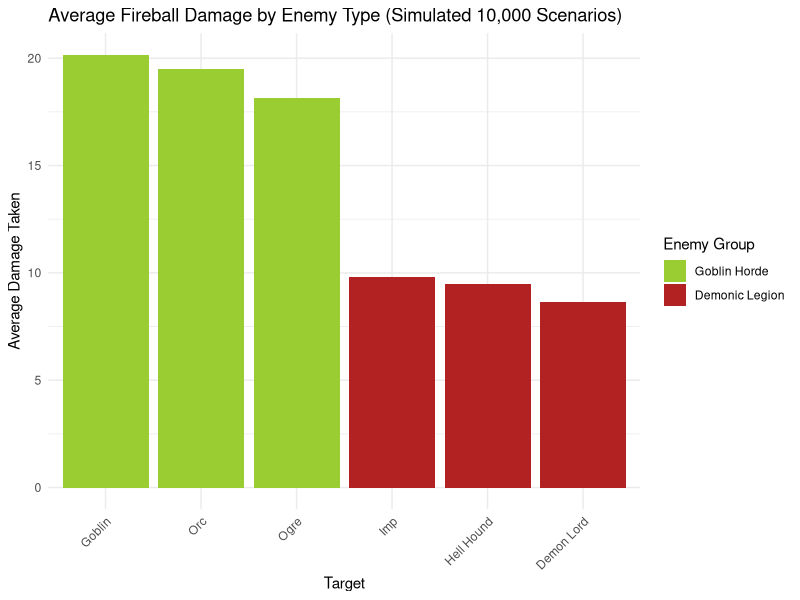
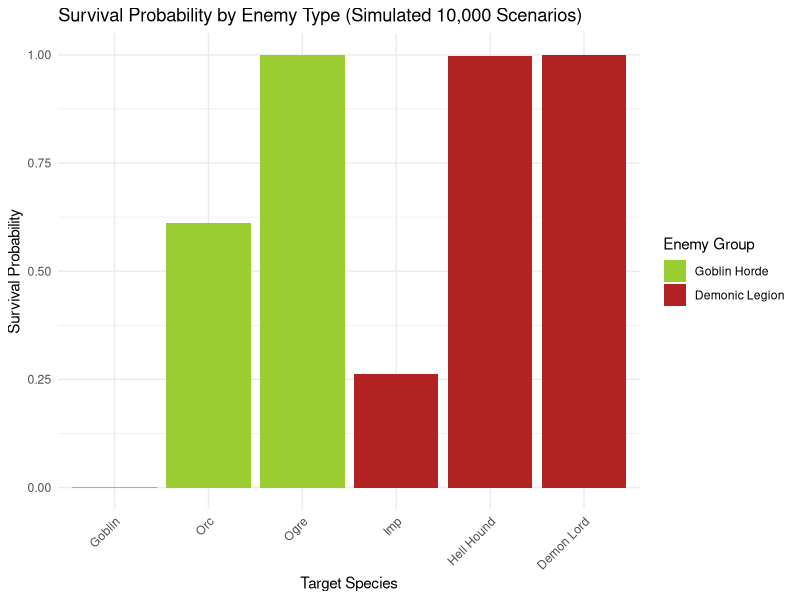
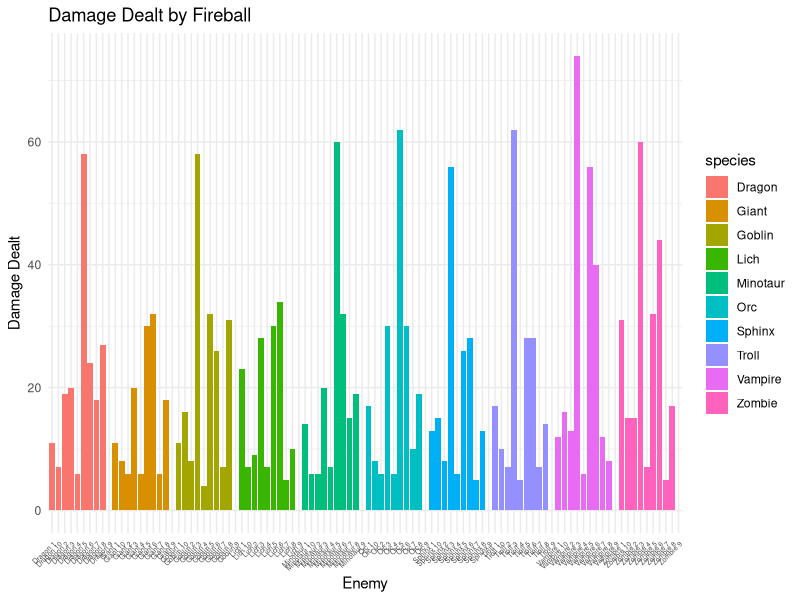
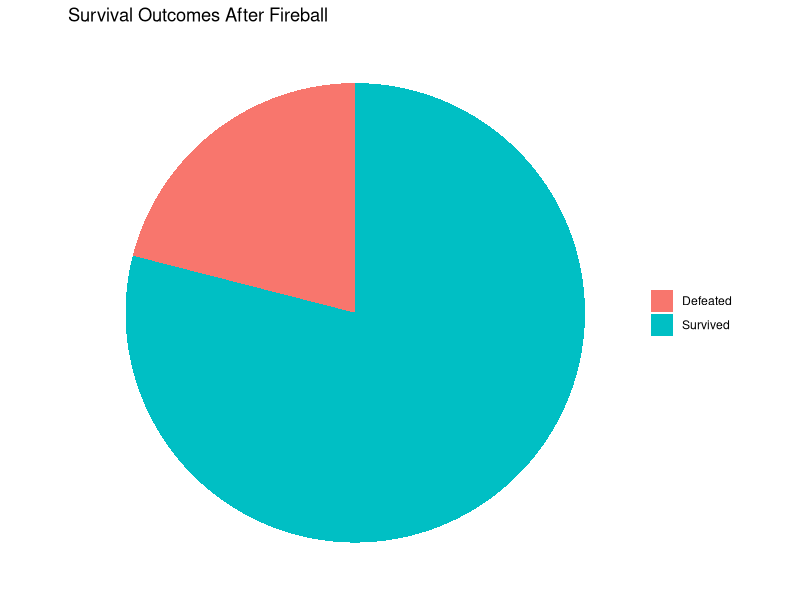
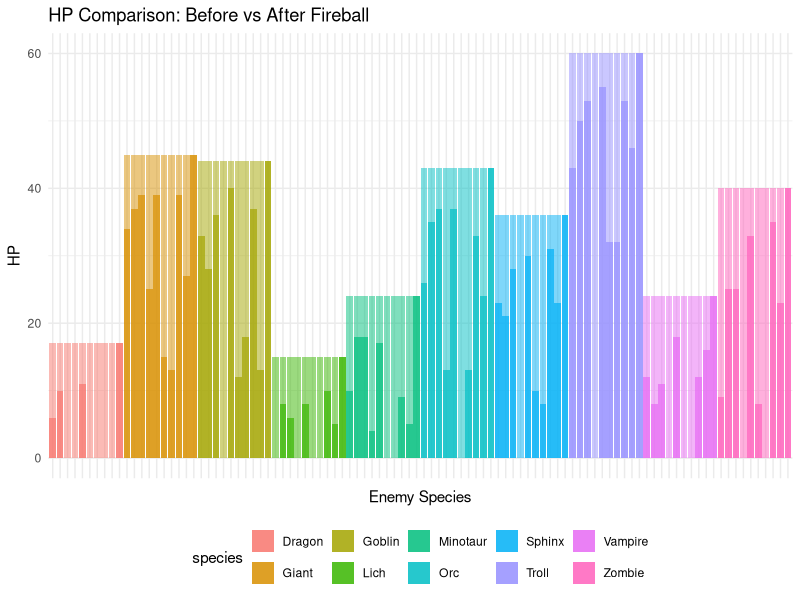

Write the R code that produced these figures, in order.
## ---- chunk 1

library(tidyverse)
library(dplyr)

## ---- chunk 2
# Function to roll dice and return individual results
dice_roll <- function(n, d) {
  sample(1:d, size = n, replace = TRUE)
}
## ---- chunk 3
targets <- function(n = 1, HP, proficiency_bonus, ability_modifier, name, 
                    resistances = "None", vulnerabilities = "None", immunities = "None") {
  
  # Expand values to match enemy counts
  enemy_counts <- rep(name, n)
  HP_expanded <- rep(HP, n)
  proficiency_bonus_expanded <- rep(proficiency_bonus, n)
  ability_modifier_expanded <- rep(ability_modifier, n)

  # Number duplicate names (e.g., "Goblin 1", "Goblin 2", ..., "Orc 1", ...)
  enemy_counts <- ave(enemy_counts, enemy_counts, FUN = function(x) if (length(x) > 1) paste0(x, " ", seq_along(x)) else x)

  # Helper function to process resistances, vulnerabilities, and immunities
  parse_traits <- function(input, enemy_total) {
    if (is.null(input)) {
      return(rep(list(character(0)), enemy_total))  # Default to empty list
    }
    input <- as.character(input)
    input <- ifelse(input == "", "None", input)
    trait_list <- lapply(strsplit(input, ",\\s*"), function(x) if ("None" %in% x) character(0) else x)
    return(rep(trait_list, length.out = enemy_total))  # Expand correctly
  }

  # Process resistances, vulnerabilities, and immunities
  total_enemies <- sum(n)
  resistances_expanded <- parse_traits(resistances, total_enemies)
  vulnerabilities_expanded <- parse_traits(vulnerabilities, total_enemies)
  immunities_expanded <- parse_traits(immunities, total_enemies)

  # Create DataFrame
  combined_targets <- data.frame(
    name = enemy_counts,
    HP = HP_expanded,
    proficiency_bonus = proficiency_bonus_expanded,
    ability_modifier = ability_modifier_expanded,
    resistances = I(resistances_expanded),
    vulnerabilities = I(vulnerabilities_expanded),
    immunities = I(immunities_expanded)
  )

combined_targets <- combined_targets |>
    mutate(species = str_remove(name, "\\s\\d+$"))  # Remove only the last number (after the last space)

  
  return(combined_targets)
}
## ---- chunk 4

goblins <- targets(n = 10, 
                   name = "goblin", 
                   HP = 15, 
                   ability_modifier = 2,
                   proficiency_bonus = 0)

knitr::kable(goblins)

## ---- chunk 5

enemies <- targets(n = c(10,10), 
                name = c("goblin", "orc"), 
                ability_modifier = c(2, 1),
                proficiency_bonus = c(0,0),
                HP = c(15, 25))

knitr::kable(enemies)
## ---- chunk 6

fireball <- function(targets, DC = 12, spell_lvl = 3){
  
  save_roll_raw = numeric(nrow(targets))
  save_roll = numeric(nrow(targets))
  saved = logical(nrow(targets))
  dmg_rolls = vector("list", nrow(targets))
  dmg = numeric(nrow(targets))
  
  for (i in 1:nrow(targets)) {
    
    # Saving Throw Calculation
    save_roll_raw[i] = dice_roll(1,20)
    save_roll[i] = save_roll_raw[i] + targets$proficiency_bonus[i] + targets$ability_modifier[i]
    saved[i] = save_roll[i] >= DC  # TRUE if save is successful
    
    # Base Fireball Damage
    dmg_rolls[[i]] = dice_roll(spell_lvl + 5, 6)
    base_dmg = sum(unlist(dmg_rolls[i]))

    # Apply Half Damage if Saved
    if (saved[i]) {
      base_dmg = floor(0.5 * base_dmg)
    }
    
    # Check Fire Resistance, Vulnerability, and Immunity
    if ("Fire" %in% targets$immunities[[i]]) {
      dmg[i] = 0  # Immune means no damage
    } else if ("Fire" %in% targets$resistances[[i]]) {
      dmg[i] = floor(0.5 * base_dmg)  # Resistance halves the damage
    } else if ("Fire" %in% targets$vulnerabilities[[i]]) {
      dmg[i] = 2 * base_dmg  # Vulnerability doubles the damage
    } else {
      dmg[i] = base_dmg  # Default damage
    }

    # Update Target HP and Stats
    targets$HP_starting[i] = targets$HP[i]
    targets$save_roll_raw[i] = save_roll_raw[i]
    targets$save_roll[i] = save_roll[i]
    targets$DC[i] = DC
    targets$saved[i] = saved[i]
    targets$dmg_rolls[i] = paste(dmg_rolls[i], collapse = ",")
    targets$dmg[i] = as.integer(dmg[i])
    targets$HP[i] = max(0, targets$HP[i] - dmg[i])  # Prevent HP from going below 0
    targets$alive[i] = targets$HP[i] > 0
    
  }
  
  targets <- targets |>
    mutate(dmg = as.numeric(dmg))
  
  return(targets)
}

## ---- chunk 7

crispy_enemies <- enemies |>
  fireball()

knitr::kable(crispy_enemies)
## ---- chunk 8

clean_dead <- function(targets){
  targets = targets |>
    filter(alive) |>
    select(any_of(c("army", "species", "name", "HP", "proficiency_bonus", "ability_modifier", "resistances", "vulnerabilities", "immunities")))
  
  return(targets)
}

crispy_enemies <- crispy_enemies |>
  clean_dead()

knitr::kable(crispy_enemies)

## ---- chunk 9

goblins <- targets(
  n = c(10, 4, 1), 
  HP = c(7, 20, 50), 
  proficiency_bonus = c(0, 1, 2), 
  ability_modifier = c(2, 2, 3),
  name = c("Goblin", "Orc", "Ogre")
) |>
    mutate(army = "Goblin Horde")

demons <- targets(
  n = c(10, 4, 1), 
  HP = c(7, 20, 50), 
  proficiency_bonus = c(0, 1, 2), 
  ability_modifier = c(2, 2, 3),
  name = c("Imp", "Hell Hound", "Demon Lord"),
  resistances = "Fire"
) |>
  mutate(army = "Demonic Legion")


enemies <- rbind(goblins, demons) |>
  mutate(species = factor(species, levels = c("Goblin", "Orc", "Ogre", "Imp", "Hell Hound", "Demon Lord")),
         army = factor(army, levels = c("Goblin Horde", "Demonic Legion")))

## ---- chunk 10

# Simulate 10,000 fireball scenarios
simulated_fireball <- replicate(1000, fireball(enemies), simplify = FALSE)

# Convert list of dataframes into a single dataframe
fireball_df <- bind_rows(simulated_fireball)

# Optionally, you can filter out hits or crits if you want to look at specific cases
# In this case, we don't have crit functionality, so we'll just work with the damage values.

# Summarize the data by name (average damage per enemy)
summarized_fireball <- fireball_df %>%
  group_by(army, species) %>%
  summarise(
    avg_dmg = mean(dmg),
    .groups = 'drop'
  )

# # Reorder 'species' if necessary to ensure a specific order of bars in the plot
# summarized_fireball$species <- factor(summarized_fireball$species, 
#                                       levels = c("Goblin", "Orc", "Ogre", "Imp", "Hell Hound", "Demon Lord"))  # Example, adjust to your species


# Plot average damage dealt to each target type
ggplot(summarized_fireball, aes(x = species, y = avg_dmg, fill = army)) +
  geom_bar(stat = "identity", position = "dodge") +
  theme_minimal() +
  labs(
    title = "Average Fireball Damage by Enemy Type (Simulated 10,000 Scenarios)",
    x = "Target",
    y = "Average Damage Taken",
    fill = "Enemy Group"
  ) +
  theme(axis.text.x = element_text(angle = 45, hjust = 1)) +
  scale_fill_manual(values = c("Goblin Horde" = "yellowgreen", "Demonic Legion" = "firebrick"))


## ---- chunk 11

# Calculate survival probabilities
survival_probabilities <- fireball_df %>%
  group_by(species, army) %>%
  summarise(
    survival_rate = mean(alive),
    .groups = 'drop'
  )

# Plot survival probabilities
ggplot(survival_probabilities, aes(x = species, y = survival_rate, fill = army)) +
  geom_bar(stat = "identity", position = "dodge") +
  theme_minimal() +
  labs(
    title = "Survival Probability by Enemy Type (Simulated 10,000 Scenarios)",
    x = "Target Species",
    y = "Survival Probability",
    fill = "Enemy Group"
  ) +
  theme(axis.text.x = element_text(angle = 45, hjust = 1)) +
  scale_fill_manual(values = c("Goblin Horde" = "yellowgreen", "Demonic Legion" = "firebrick"))

## ---- chunk 12
library(ggplot2)
library(dplyr)
library(tidyr)

# 1. Simulating the Battle Scenario
# Generate 10 different enemies with random attributes
ten_enemies <- targets(n = rep(10, times = 10), 
                   HP = sample(10:60, 10, replace = TRUE), 
                   ability_modifier = sample(-2:3, 10, replace = TRUE),
                   proficiency_bonus = sample(2:5, 10, replace = TRUE), 
                   name = c("Goblin", "Orc", "Troll", "Dragon", "Zombie", "Vampire", "Giant", "Sphinx", "Lich", "Minotaur"),
                   resistances = c("None", "Fire", "None", "Fire", "None", "None", "Fire", "None", "None", "Fire"),
                   vulnerabilities = c("None", "None", "Fire", "None", "Fire", "Fire", "None", "None", "None", "None"),
                   immunities = c("None", "None", "None", "None", "None", "None", "None", "None", "Fire", "None"))

# 2. Apply Fireball Spell to Targets
fireball_results <- fireball(ten_enemies)

# 3. Clean up Dead Targets and Create Data for Visualizations
cleaned_targets <- clean_dead(fireball_results)

# 4. Damage Distribution Plot: Bar plot of damage dealt to each target
damage_plot <- ggplot(fireball_results, aes(x = name, y = dmg, fill = species)) +
  geom_bar(stat = "identity") +
  labs(title = "Damage Dealt by Fireball", x = "Enemy", y = "Damage Dealt") +
  theme_minimal() +
  theme(axis.text.x = element_text(angle = 45, hjust = 1, size = 5))

# 5. Survival Outcomes Pie Chart: Proportion of enemies who survived or were defeated
survival_outcomes <- fireball_results %>%
  mutate(survival_status = case_when(
    alive == TRUE ~ "Survived",
    alive == FALSE ~ "Defeated",
    TRUE ~ "Unknown"
  ))

survival_plot <- ggplot(survival_outcomes, aes(x = "", fill = survival_status)) +
  geom_bar(width = 1) +
  coord_polar(theta = "y") +
  labs(title = "Survival Outcomes After Fireball") +
  theme_void() +
  theme(legend.title = element_blank())

# 6. Before and After HP Comparison
hp_comparison <- fireball_results %>%
  mutate(HP_before = HP + dmg)  # Calculate HP before the damage

hp_comparison_summary <- hp_comparison %>%
  group_by(species) %>%
  summarize(HP_starting = sum(HP_starting), HP = sum(HP)) 

# Create a mapping from enemy names to species
species_labels <- hp_comparison %>%
  group_by(species) %>%
  summarise(label = first(name)) %>%  # Assign one name per species
  deframe()  # Convert to named vector

hp_plot <- ggplot(hp_comparison, aes(x = name, fill = species)) +
  geom_bar(aes(y = HP_starting), stat = "identity", alpha = 0.5) +
  geom_bar(aes(y = HP), stat = "identity", alpha = 0.7) +
  labs(title = "HP Comparison: Before vs After Fireball", 
       x = "Enemy Species", y = "HP") +
  theme_minimal() +
  scale_x_discrete(labels = species_labels) +  # Apply species-level labels
  theme(axis.text.x = element_text(angle = 45, hjust = 1, size = 0),
        legend.position = "bottom")  # Adjust label angle and legend position




# Display plots
print(damage_plot)
print(survival_plot)
print(hp_plot)

